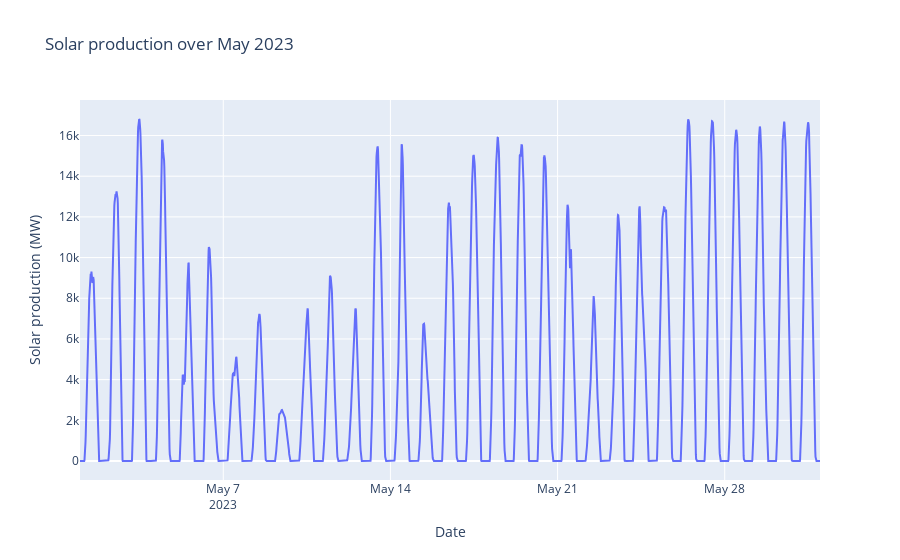

The code cell stored with this chart in its notebook:
### Markdown cell above
### Solar production

### Code cell
data_2023_May = ds_raw[(ds_raw.datetime_utc >= "2023-05-01") & (ds_raw.datetime_utc < "2023-06-01")]

fig = go.Figure()
fig.add_trace(go.Scatter(x=data_2023_May['datetime_utc'], y=data_2023_May['measured_&_upscaled_solar'],
                         mode='lines', name='Solar production (MW)'))

# Update layout and show the plot
fig.update_layout(title='Solar production over May 2023',
                  xaxis_title='Date', yaxis_title='Solar production (MW)',
                  legend=dict(x=1, y=1.2, xanchor='right', yanchor='top')
)

fig.show(config={'staticPlot': True})
pio.write_image(fig, 'solar_May_plotly.pdf')

### Figure 1 — Plotly figure (JSON) as saved in the notebook; plotly's stock layout.template omitted (floating-point values rounded to 4 significant figures; data arrays with more than 128 entries replaced by an {"elided": "..."} marker saying what was removed)
{"data": [{"mode": "lines", "name": "Solar production (MW)", "type": "scatter", "x": {"elided": "2976 str values"}, "y": {"elided": "2976 float values"}}], "layout": {"legend": {"x": 1, "xanchor": "right", "y": 1.2, "yanchor": "top"}, "title": {"text": "Solar production over May 2023"}, "xaxis": {"title": {"text": "Date"}}, "yaxis": {"title": {"text": "Solar production (MW)"}}}}
